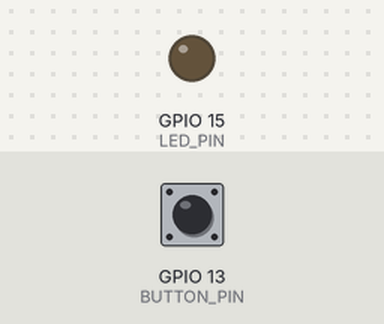
This sketch was run on a simulated ESP32. On the bench: output pins drawn as LEDs (lit = HIGH). The test bench sets the inputs (shaded band); at power-on: GPIO 13 (BUTTON_PIN) HIGH. WiFi joins after 1.5 s; servers stay silent unless stated; what the sketch prints to the serial monitor is not drawn.

Above: at 3.0 s.
3.1 s: GPIO 13 (BUTTON_PIN) pulled LOW for 3.2 s
At 6.7 s:
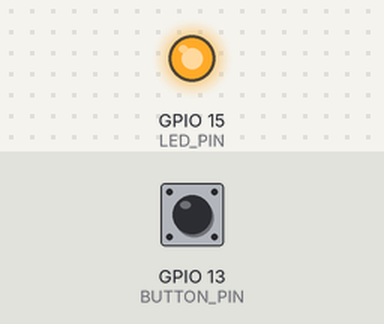
7.8 s: GPIO 13 (BUTTON_PIN) pulled LOW for 0.15 s
At 9.1 s:
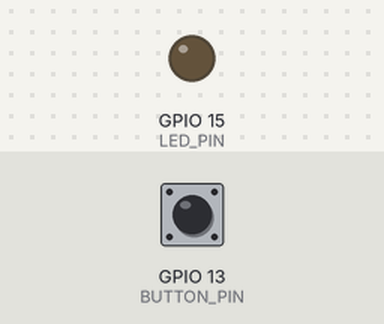
Timing chart, 0 to 10.8 s (numbered marks = the images above; inputs shaded):
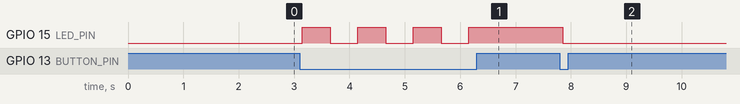

Measured:
- after the input at 3.1 s, GPIO 15 (LED_PIN): alternates HIGH for 0.50 s and LOW for 0.50 s, 7 changes in all, then stays HIGH, starting after 0.05 s
- after the input at 7.8 s, GPIO 15 (LED_PIN): HIGH → LOW after 0.05 s

The sketch:

led_status.ino
```cpp
#include "WiFi.h";

#include <WiFiClientSecure.h>
#include <UniversalTelegramBot.h>
#define ssid "Wokwi-GUEST"
#define password ""

#define telegram_token "REPLACE_WITH_TELEGRAM_BOT_ID"
#define CHAT_ID "REPLACE_WITH_YOUR_CHAT_ID"

WiFiClientSecure client;
UniversalTelegramBot bot(telegram_token, client);

const int LED_PIN = 15;     // Connected to esp:15
const int BUTTON_PIN = 13;  // Connected to esp:13

// Variables to track the states
int ledState = LOW;         // Current state of the LED
int lastButtonState = HIGH; // Previous reading from the input pin

// Debounce settings
unsigned long lastDebounceTime = 0;
unsigned long debounceDelay = 50;

void setup() {
  Serial.begin(115200);

  WiFi.begin(ssid, password);
  Serial.print("Connecting to Wi-Fi");
  while (WiFi.status() != WL_CONNECTED) {
    delay(500);
    Serial.print(".");
  }
  Serial.println("\nConnected to internet!");

  // Telegram requires SSL/TLS.
  // For simulation purposes, we skip certificate validation to save memory.
  client.setInsecure();

  // Send a test message on boot


  pinMode(LED_PIN, OUTPUT);
  digitalWrite(LED_PIN, ledState);

  // Set up the button pin with internal pull-up resistor
  // The circuit connects the pin to GND when pressed, so it defaults to HIGH
  pinMode(BUTTON_PIN, INPUT_PULLUP);

   Serial.println("Sending message to Telegram...");
  if (bot.sendMessage(CHAT_ID, "led light monitoring start", "")) {
    Serial.println("Message sent successfully!");
  } else {
    Serial.println("Failed to send message.");
  }
}

void loop() {

  // Read the current state of the switch
  int reading = digitalRead(BUTTON_PIN);

  // Check if the switch state changed (due to noise or pressing)
  if (reading != lastButtonState) {
    // Reset the debouncing timer
    lastDebounceTime = millis();
  }

  // Check if the signal has been stable longer than the debounce delay
  if ((millis() - lastDebounceTime) > debounceDelay) {
    // Check if the physical button state actually shifted
    // LOW means the button is actively pressed down to GND
    if (reading == LOW && ledState == LOW) {
      ledState = HIGH;
      digitalWrite(LED_PIN, ledState);

      // Send Telegram notification for turning ON
      Serial.println("Sending Telegram: Light turned ON...");
      bot.sendMessage(CHAT_ID, "💡 <b>Light status changed:</b> The LED has been turned <b>ON</b>.", "HTML");

      delay(200); // Short safety pause to prevent double-triggering
    }
    else if (reading == LOW && ledState == HIGH) {
      ledState = LOW;
      digitalWrite(LED_PIN, ledState);

      // Send Telegram notification for turning OFF
      Serial.println("Sending Telegram: Light turned OFF...");
      bot.sendMessage(CHAT_ID, "🌑 <b>Light status changed:</b> The LED has been turned <b>OFF</b>.", "HTML");

      delay(200); // Short safety pause to prevent double-triggering
    }
  }

  // Save the reading for the next loop iteration
  lastButtonState = reading;


}
```
